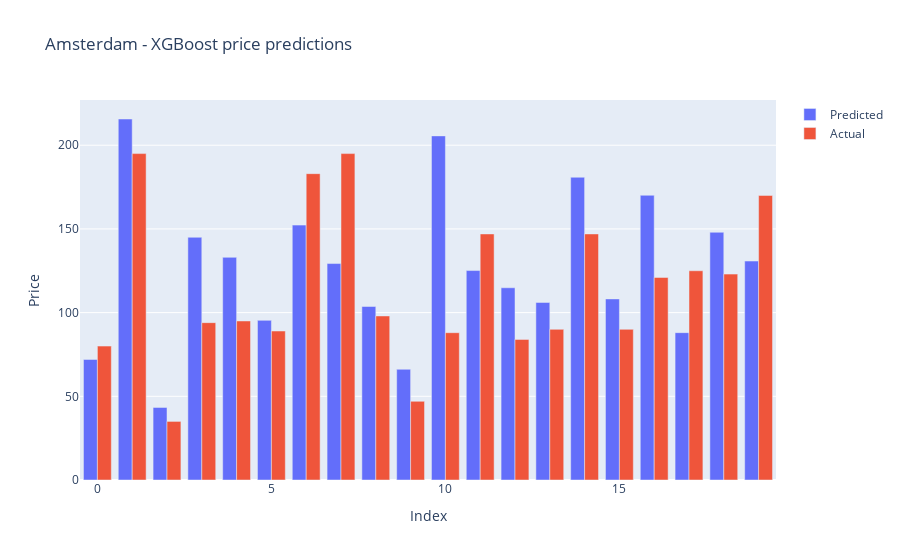

Source (notebook cell):
### Code cell
error_diff = pd.DataFrame({'Actual Values': np.array(y_test).flatten(), 'Predicted Values': predictions.flatten()})
error_diff1 = error_diff.head(20)
error_diff1
title=['Pred vs Actual']
fig = go.Figure(data=[
    go.Bar(name='Predicted', x=error_diff1.index, y=error_diff['Predicted Values']),
    go.Bar(name='Actual', x=error_diff1.index, y=error_diff['Actual Values'])
])

fig.update_layout(barmode='group', title="Amsterdam - XGBoost price predictions", yaxis = dict(title ="Price"), xaxis =dict(title="Index"))
fig.show()

### Figure 1 — Plotly figure (JSON) as saved in the notebook; plotly's stock layout.template omitted (floating-point values rounded to 4 significant figures; data arrays with more than 128 entries replaced by an {"elided": "..."} marker saying what was removed)
{"data": [{"name": "Predicted", "type": "bar", "x": [0, 1, 2, 3, 4, 5, 6, 7, 8, 9, 10, 11, 12, 13, 14, 15, 16, 17, 18, 19], "y": {"elided": "2993 float values"}}, {"name": "Actual", "type": "bar", "x": [0, 1, 2, 3, 4, 5, 6, 7, 8, 9, 10, 11, 12, 13, 14, 15, 16, 17, 18, 19], "y": {"elided": "2993 float values"}}], "layout": {"barmode": "group", "title": {"text": "Amsterdam - XGBoost price predictions"}, "xaxis": {"title": {"text": "Index"}}, "yaxis": {"title": {"text": "Price"}}}}
